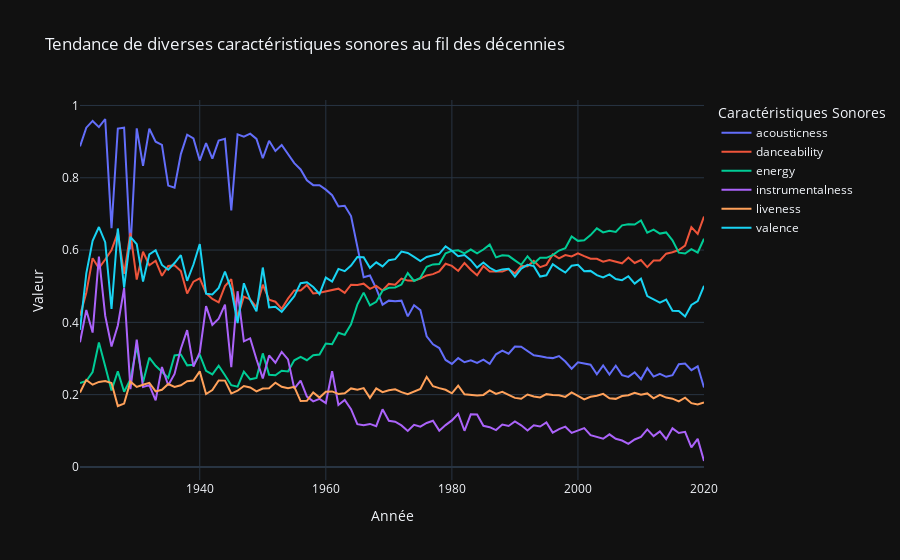

This figure's notebook cell:
### Code cell
# Créer le graphique linéaire montrant les tendances des caractéristiques sonores
fig = px.line(year_data, x='year', y=caract_sonores, 
              title='Tendance de diverses caractéristiques sonores au fil des décennies',
              labels={'year': 'Année', 'value': 'Valeur'},
              template='plotly_dark')
fig.update_layout(
    xaxis_title='Année',
    yaxis_title='Valeur',
    legend_title='Caractéristiques Sonores'
)

fig.show()
